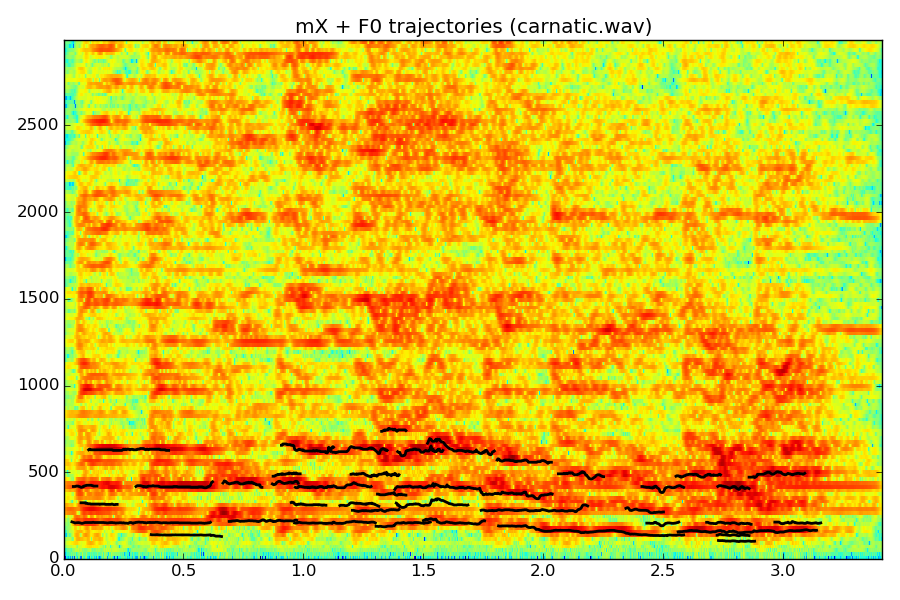

This figure's Python source:
import sys, csv, os
from essentia import *
from essentia.standard import *
from pylab import *
from numpy import *
sys.path.append(os.path.join(os.path.dirname(os.path.realpath(__file__)), '../../../software/models/'))
import stft as STFT

filename = '../../../sounds/carnatic.wav'
hopSize = 128
frameSize = 2048
sampleRate = 44100
guessUnvoiced = True

run_windowing = Windowing(type='hann', zeroPadding=3*frameSize) # Hann window with x4 zero padding
run_spectrum = Spectrum(size=frameSize * 4)
run_spectral_peaks = SpectralPeaks(minFrequency=50,
                                   maxFrequency=10000,
                                   maxPeaks=100,
                                   sampleRate=sampleRate,
                                   magnitudeThreshold=0,
                                   orderBy="magnitude")
run_pitch_salience_function = PitchSalienceFunction(magnitudeThreshold=60)
run_pitch_salience_function_peaks = PitchSalienceFunctionPeaks(minFrequency=90, maxFrequency=800)
run_pitch_contours = PitchContours(hopSize=hopSize, peakFrameThreshold=0.7)
run_pitch_contours_melody = PitchContoursMelody(guessUnvoiced=guessUnvoiced,
                                                hopSize=hopSize)

pool = Pool();

audio = MonoLoader(filename = filename)()
audio = EqualLoudness()(audio)

for frame in FrameGenerator(audio, frameSize=frameSize, hopSize=hopSize):
    frame = run_windowing(frame)
    spectrum = run_spectrum(frame)
    peak_frequencies, peak_magnitudes = run_spectral_peaks(spectrum)
    
    salience = run_pitch_salience_function(peak_frequencies, peak_magnitudes)
    salience_peaks_bins, salience_peaks_saliences = run_pitch_salience_function_peaks(salience)
    
    pool.add('allframes_salience_peaks_bins', salience_peaks_bins)
    pool.add('allframes_salience_peaks_saliences', salience_peaks_saliences)

contours_bins, contours_saliences, contours_start_times, duration = run_pitch_contours(
        pool['allframes_salience_peaks_bins'],
        pool['allframes_salience_peaks_saliences'])
pitch, confidence = run_pitch_contours_melody(contours_bins,
                                              contours_saliences,
                                              contours_start_times,
                                              duration)

figure(1, figsize=(9, 6))

mX, pX = STFT.stftAnal(audio, sampleRate, hamming(frameSize), frameSize, hopSize)
maxplotfreq = 3000.0
numFrames = int(mX[:,0].size)
frmTime = hopSize*arange(numFrames)/float(sampleRate)                             
binFreq = sampleRate*arange(frameSize*maxplotfreq/sampleRate)/frameSize                       
plt.pcolormesh(frmTime, binFreq, np.transpose(mX[:,:frameSize*maxplotfreq/sampleRate+1]))
plt.autoscale(tight=True)

offset = .5 * frameSize/sampleRate
for i in range(len(contours_bins)):
  time = contours_start_times[i] - offset + hopSize*arange(size(contours_bins[i]))/float(sampleRate)
  contours_freq = 55.0 * pow(2, array(contours_bins[i]) * 10 / 1200.0)
  plot(time,contours_freq, color='k', linewidth = 2)

plt.title('mX + F0 trajectories (carnatic.wav)')
tight_layout()
savefig('predominantmelody.png')
show()
